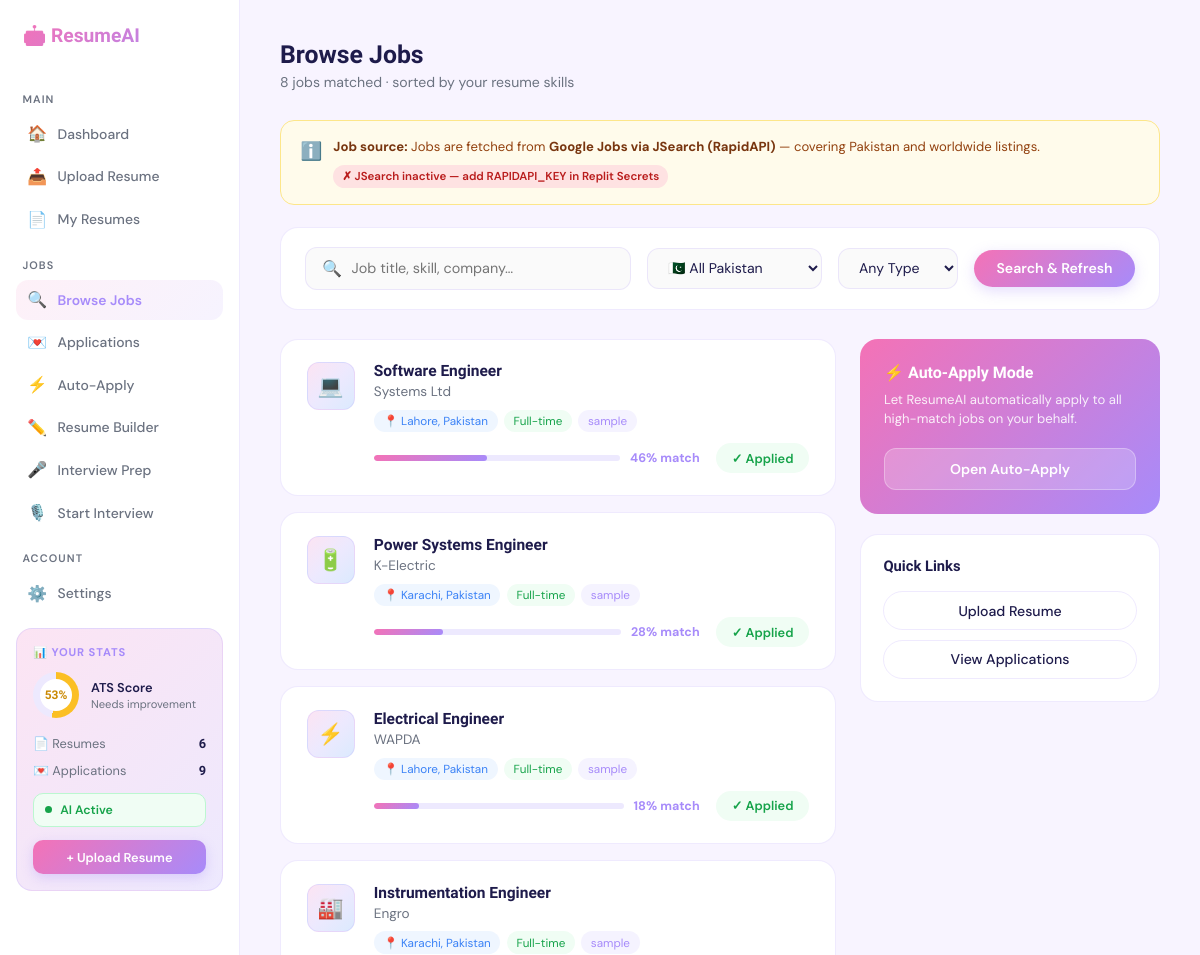
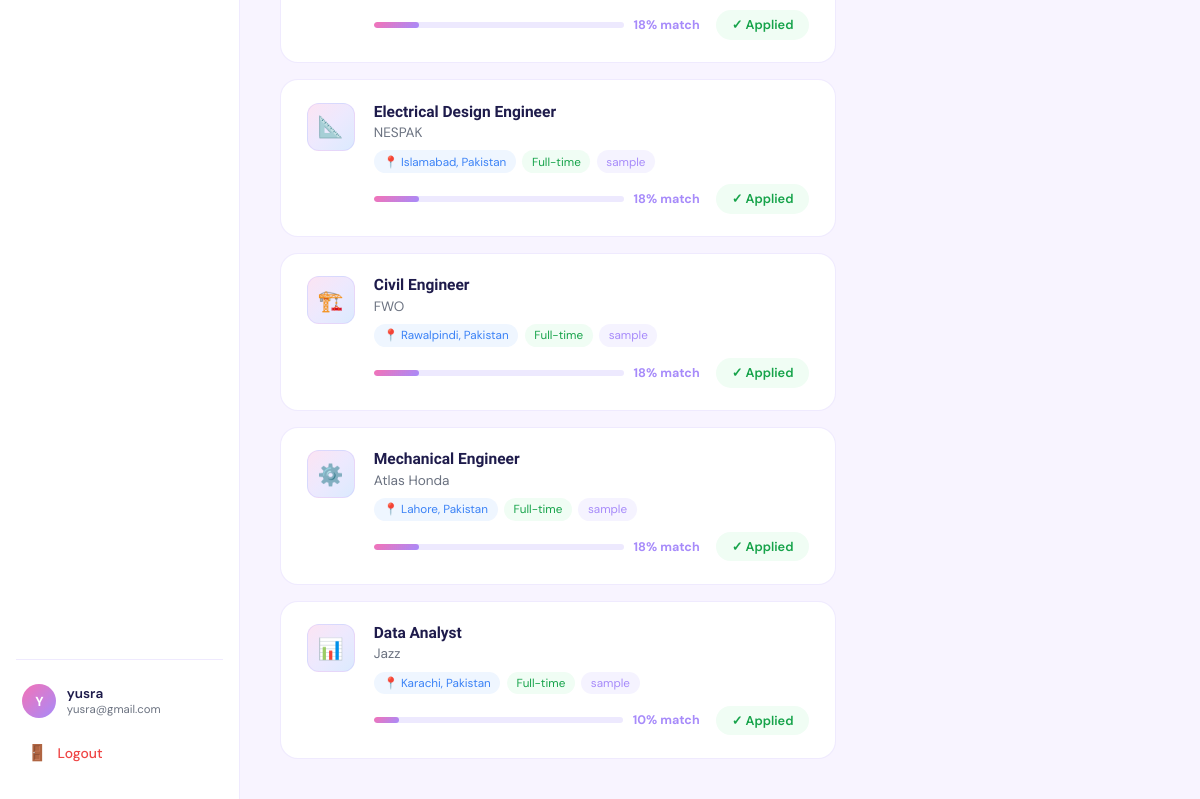
The page /jobs (signed in) on the database its author committed (2 pictures, top to bottom).
### tables this page shows
CREATE TABLE users (
        id            INTEGER PRIMARY KEY AUTOINCREMENT,
        first_name    TEXT    NOT NULL,
        last_name     TEXT    NOT NULL,
        email         TEXT    NOT NULL UNIQUE,
        password_hash TEXT    NOT NULL,
        created_at    DATETIME DEFAULT (datetime('now')),
        last_login    DATETIME
    );

CREATE TABLE applications (
        id          INTEGER PRIMARY KEY AUTOINCREMENT,
        user_id     INTEGER NOT NULL,
        resume_id   INTEGER,
        job_title   TEXT    NOT NULL,
        company     TEXT    NOT NULL,
        job_url     TEXT,
        location    TEXT,
        salary      TEXT,
        match_score INTEGER DEFAULT 0,
        source      TEXT    DEFAULT 'manual',
        status      TEXT    DEFAULT 'pending'
                    CHECK(status IN ('pending','applied','viewed','interview','rejected','failed')),
        applied_at  DATETIME DEFAULT (datetime('now')),
        updated_at  DATETIME DEFAULT (datetime('now')),
        FOREIGN KEY (user_id)   REFERENCES users(id)   ON DELETE CASCADE,
        FOREIGN KEY (resume_id) REFERENCES resumes(id) ON DELETE SET NULL
    );

### routes/job_routes.py (the view)
@job_bp.route('/jobs')
@login_required
def browse_jobs():
    search_query = request.args.get('q', '').strip()
    location = request.args.get('location', 'Pakistan').strip() or 'Pakistan'
    job_type = request.args.get('type', '').strip()
    latest_resume = Resume.get_latest(current_user.id)
    present_skills = []
    resume_text = ''
    if latest_resume:
        try:
            present_skills = json.loads(latest_resume.get('skills_extracted') or '[]')
        except Exception:
            present_skills = []
        resume_text = latest_resume.get('raw_text', '') or ''
    keywords = search_query or (', '.join(present_skills[:5]) if present_skills else 'software developer')
    jobs = fetch_all_jobs(keywords, location=location)
    if not jobs:
        jobs = get_sample_jobs()
    jobs = rank_jobs(jobs, present_skills, resume_text)
    if job_type and job_type != 'Any Type':
        jobs = [j for j in jobs if job_type.lower() in (j.get('type', '').lower())]
    applied_urls = set()
    user_apps = Application.get_by_user(current_user.id)
    for app in user_apps:
        if app.get('job_url'):
            applied_urls.add(app['job_url'])
    for job in jobs:
        job['applied'] = job.get('url', '') in applied_urls
    return render_template('jobs.html',
        jobs=jobs,
        job_count=len(jobs),
        query=search_query,
        location=location,
        job_type=job_type,
        has_jsearch=bool(Config.RAPIDAPI_KEY),
    )

### app.py (called while the page is built)
@login_manager.user_loader
def load_user(user_id):
    return User.get_by_id(int(user_id))

### models/application.py (called while the page is built)
    @staticmethod
    def get_by_user(user_id, limit=50):
        return query(
            """SELECT * FROM applications
               WHERE user_id = %s
               ORDER BY applied_at DESC LIMIT %s""",
            (user_id, limit), fetchall=True
        )

    @staticmethod
    def get_stats(user_id):
        row = query(
            """SELECT
                COUNT(*) AS total,
                SUM(status = 'applied')   AS applied,
                SUM(status = 'viewed')    AS viewed,
                SUM(status = 'interview') AS interviews,
                SUM(status = 'rejected')  AS rejected
               FROM applications WHERE user_id = %s""",
            (user_id,), fetchone=True
        )
        return row or {}

### models/db.py (called while the page is built)
def get_db():
    conn = sqlite3.connect(DB_PATH)
    conn.row_factory = sqlite3.Row
    conn.execute("PRAGMA foreign_keys = ON")
    return conn

def _adapt_sql(sql):
    sql = sql.replace('%s', '?')
    sql = re.sub(r'\bNOW\(\)', "datetime('now')", sql, flags=re.IGNORECASE)
    return sql

def query(sql, params=None, fetchone=False, fetchall=False, commit=False):
    sql = _adapt_sql(sql)
    conn = get_db()
    try:
        cursor = conn.cursor()
        cursor.execute(sql, params or ())
        if commit:
            conn.commit()
            return cursor.lastrowid
        if fetchone:
            row = cursor.fetchone()
            return dict(row) if row else None
        if fetchall:
            rows = cursor.fetchall()
            return [dict(r) for r in rows]
        return None
    except Exception as e:
        conn.rollback()
        raise e
    finally:
        cursor.close()
        conn.close()

### models/resume.py (called while the page is built)
    @staticmethod
    def get_by_user(user_id, limit=10):
        return query(
            "SELECT * FROM resumes WHERE user_id = %s ORDER BY upload_date DESC LIMIT %s",
            (user_id, limit), fetchall=True
        )

    @staticmethod
    def get_latest(user_id):
        return query(
            "SELECT * FROM resumes WHERE user_id = %s ORDER BY upload_date DESC LIMIT 1",
            (user_id,), fetchone=True
        )

### models/user.py (called while the page is built)
    @property
    def initial(self):
        return self.first_name[0].upper() if self.first_name else '?'

    @staticmethod
    def get_by_id(user_id):
        row = query("SELECT * FROM users WHERE id = %s", (user_id,), fetchone=True)
        return User(**row) if row else None

### templates/jobs.html (shortened to what this page needs)
{% extends "base.html" %}
{% block content %}
<div class="page-title">Browse Jobs</div>
<p class="page-sub">{{ job_count }} jobs matched · sorted by your resume skills</p>
<div class="source-info">
  <span style="font-size:1.1rem;margin-top:.05rem;">ℹ️</span>
  <div>
    <strong>Job source:</strong>
    Jobs are fetched from <strong>Google Jobs via JSearch (RapidAPI)</strong> — covering Pakistan and worldwide listings.
    <div class="source-chips" style="margin-top:.5rem;">
      {% if has_jsearch %}
        <span class="source-chip chip-google">✓ Google Jobs (JSearch) — active</span>
      {% else %}
        <span class="source-chip chip-missing">✗ JSearch inactive — add RAPIDAPI_KEY in Replit Secrets</span>
      {% endif %}
    </div>
  </div>
</div>
<form method="GET" action="{{ url_for('jobs.browse_jobs') }}">
  <div class="filter-bar">
    <div class="search-box">
      <span>&#128269;</span>
      <input type="text" name="q" placeholder="Job title, skill, company…" value="{{ query }}"/>
    </div>
    <select class="filter-select" name="location" style="min-width:175px;">
      <option value="Pakistan"     {% if location in ('', 'Pakistan')     %}selected{% endif %}>🇵🇰 All Pakistan</option>
    </select>
    <select class="filter-select" name="type">
      <option value="">Any Type</option>
    </select>
    <button type="submit" class="btn-primary" style="padding:.62rem 1.4rem;">Search &amp; Refresh</button>
  </div>
</form>
<div class="jobs-layout">
  <div class="jobs-list">
    {% if jobs %}
      {% for job in jobs %}
      <div class="job-card {% if job.match >= 80 %}top-match{% endif %}">
        <div class="company-logo">{{ job.logo or '💼' }}</div>
        <div class="job-info">
          <div class="job-title">{{ job.title or 'Untitled Role' }}</div>
          <div class="job-company">{{ job.company or 'Company' }}</div>
          <div class="job-meta">
            {% if job.location %}<span class="meta-tag meta-loc">&#128205; {{ job.location }}</span>{% endif %}
            {% if job.type %}<span class="meta-tag meta-type">{{ job.type }}</span>{% endif %}
            <span class="meta-tag meta-src">{{ job.source }}</span>
          </div>
          <div class="job-footer">
            <div class="match-wrap">
              <div class="match-bar"><div class="match-fill" style="width:{{ job.match }}%"></div></div>
              <span class="match-pct">{{ job.match }}% match</span>
            </div>
            {% if job.applied %}
              <span class="applied-tag">&#10003; Applied</span>
            {% endif %}
          </div>
        </div>
      </div>
      {% endfor %}
    {% else %}
      <div class="empty-state">
        <div style="font-size:2.5rem;margin-bottom:.8rem">&#128269;</div>
        <p>No jobs found. Click <strong>Search &amp; Refresh</strong> to fetch live jobs.</p>
      </div>
    {% endif %}
  </div>
  <div>
    <div class="auto-card">
      <div class="auto-title">&#9889; Auto-Apply Mode</div>
      <p class="auto-sub">Let ResumeAI automatically apply to all high-match jobs on your behalf.</p>
      <a href="{{ url_for('apply.auto_apply_page') }}" class="auto-btn">Open Auto-Apply</a>
    </div>
    <div class="panel-card">
      <div class="panel-title">Quick Links</div>
      <a href="{{ url_for('resume.upload') }}" class="btn-ghost" style="display:block;text-align:center;margin-bottom:.6rem;">Upload Resume</a>
      <a href="{{ url_for('jobs.applications') }}" class="btn-ghost" style="display:block;text-align:center;">View Applications</a>
    </div>
  </div>
</div>
{% endblock %}

### templates/base.html (shortened to what this page needs)
<!DOCTYPE html>
<html lang="en">
<head>
</head>
<body>
  {% if is_logged_in %}
  <aside class="sidebar">
    <div class="sidebar-logo">&#129302; ResumeAI</div>
    <div class="sidebar-section">Main</div>
    <a href="{{ url_for('main.dashboard') }}"
       class="nav-item {% if request.endpoint == 'main.dashboard' %}active{% endif %}">
      <span class="nav-icon">&#127968;</span> Dashboard
    </a>
    <a href="{{ url_for('resume.upload') }}"
       class="nav-item {% if request.endpoint == 'resume.upload' %}active{% endif %}">
      <span class="nav-icon">&#128228;</span> Upload Resume
    </a>
    <a href="{{ url_for('resume.resumes') }}"
       class="nav-item {% if request.endpoint in ['resume.resumes','resume.view_resume'] %}active{% endif %}">
      <span class="nav-icon">&#128196;</span> My Resumes
    </a>
    <div class="sidebar-section">Jobs</div>
    <a href="{{ url_for('jobs.browse_jobs') }}"
       class="nav-item {% if request.endpoint == 'jobs.browse_jobs' %}active{% endif %}">
      <span class="nav-icon">&#128269;</span> Browse Jobs
    </a>
    <a href="{{ url_for('jobs.applications') }}"
       class="nav-item {% if request.endpoint == 'jobs.applications' %}active{% endif %}">
      <span class="nav-icon">&#128140;</span> Applications
    </a>
    <a href="{{ url_for('apply.auto_apply_page') }}"
       class="nav-item {% if request.endpoint == 'apply.auto_apply_page' %}active{% endif %}">
      <span class="nav-icon">&#9889;</span> Auto-Apply
    </a>
    <a href="{{ url_for('builder.builder_home') }}"
       class="nav-item {% if request.endpoint and 'builder' in request.endpoint %}active{% endif %}">
      <span class="nav-icon">✏️</span> Resume Builder
    </a>
    <a href="{{ url_for('interview.interview_prep') }}"
       class="nav-item {% if request.endpoint == 'interview.interview_prep' or request.endpoint == 'interview.generate_questions' or request.endpoint == 'interview.evaluate_answer' %}active{% endif %}">
      <span class="nav-icon">🎤</span> Interview Prep
    </a>
    <a href="{{ url_for('start_interview.start_interview_page') }}"
       class="nav-item {% if request.endpoint and 'start_interview' in request.endpoint %}active{% endif %}">
      <span class="nav-icon">🎙️</span> Start Interview
    </a>
    <div class="sidebar-section">Account</div>
    <a href="{{ url_for('settings.settings_page') }}"
       class="nav-item {% if request.endpoint == 'settings.settings_page' %}active{% endif %}">
      <span class="nav-icon">&#9881;&#65039;</span> Settings
    </a>
    <div class="sb-widget">
      <div class="sb-widget-title">&#128202; Your Stats</div>
      {% if sb_ats_score > 0 %}
      <div class="sb-score-ring">
        {% set sc = sb_ats_score %}
        <div class="sb-ring-outer" style="background:conic-gradient(
            {% if sc >= 70 %}#a78bfa{% elif sc >= 50 %}#fbbf24{% else %}#f87171{% endif %}
            0% {{ sc }}%, #ede9fe {{ sc }}% 100%);">
          <div class="sb-ring-inner">
            <div class="sb-ring-val" style="color:{% if sc >= 70 %}var(--purple){% elif sc >= 50 %}#ca8a04{% else %}#ef4444{% endif %}">{{ sc }}%</div>
          </div>
        </div>
        <div class="sb-ring-info">
          <div class="sb-ring-info-title">ATS Score</div>
          <div class="sb-ring-info-sub">
            {% if sc >= 70 %}Above average ✓
            {% elif sc >= 50 %}Needs improvement
            {% else %}Needs work
            {% endif %}
          </div>
        </div>
      </div>
      {% endif %}
      <div class="sb-stat-row">
        <span class="sb-stat-label">&#128196; Resumes</span>
        <span class="sb-stat-val">{{ sb_resume_count }}</span>
      </div>
      <div class="sb-stat-row">
        <span class="sb-stat-label">&#128140; Applications</span>
        <span class="sb-stat-val">{{ sb_app_count }}</span>
      </div>
      <div class="sb-ai-status sb-ai-on">
        <div class="sb-ai-dot"></div>
        AI Active
      </div>
      <a href="{{ url_for('resume.upload') }}" class="sb-upload-btn">&#43; Upload Resume</a>
    </div>
    <div class="sidebar-bottom">
      <div class="user-chip">
        <div class="avatar">{{ current_user.initial }}</div>
        <div style="min-width:0;">
          <div class="user-name">{{ current_user.first_name }}</div>
          <div class="user-email">{{ current_user.email }}</div>
        </div>
      </div>
      <a href="{{ url_for('auth.logout') }}" class="nav-item" style="margin-top:.4rem;color:#ef4444;">
        <span class="nav-icon">&#128682;</span> Logout
      </a>
    </div>
  </aside>
  {% endif %}
  <main class="main {% if not is_logged_in %}no-sidebar{% endif %}">
    {% block content %}{% endblock %}
  </main>
</body>
</html>

### rows shown on the page
users: first_name "yusra", email "yusra@gmail.com"
applications: logo "💻", title "Software Engineer", company "Systems Ltd", location "Lahore, Pakistan", type "Full-time", source "sample", match "46", logo "🔋", title "Power Systems Engineer", company "K-Electric", location "Karachi, Pakistan", match "28", logo "⚡", title "Electrical Engineer", company "WAPDA", match "18", logo "🏭", title "Instrumentation Engineer", company "Engro", logo "📐", job_title "Electrical Design Engineer", company "NESPAK", location "Islamabad, Pakistan", logo "🏗️", title "Civil Engineer", company "FWO", location "Rawalpindi, Pakistan", logo "⚙️", title "Mechanical Engineer", company "Atlas Honda", logo "📊", title "Data Analyst", company "Jazz", match "10"

### other values the page prints
{{ sc }} "53"
{{ sb_resume_count }} "6"
{{ sb_app_count }} "9"
{{ current_user.initial }} "Y"
{{ job_count }} "8"
